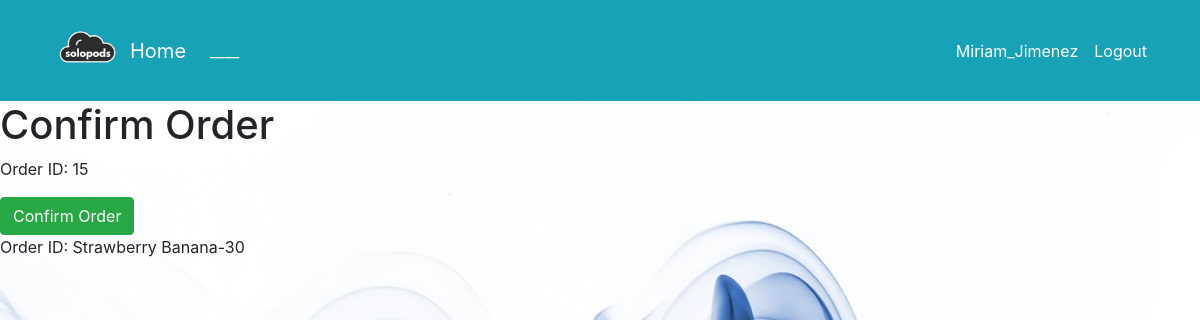
/order/confirm/15/ (signed in), run on an earlier commit of the app's database.
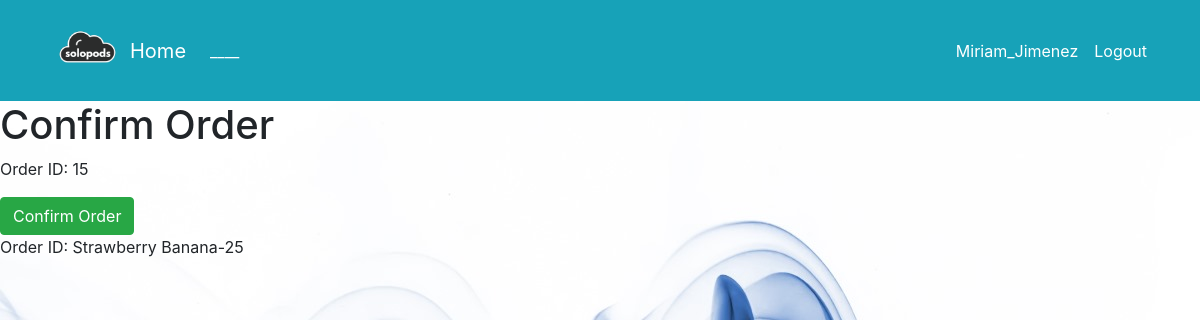
And on a later commit of the database.
### dashboard/models.py (models this page shows, shortened)
class Order(models.Model):
    product = models.ForeignKey(Product, on_delete=models.CASCADE, null=True)
    staff = models.ForeignKey(User, models.CASCADE, null=True)
    order_quantity = models.PositiveIntegerField(null=True)
    date = models.DateTimeField(auto_now_add=True)
    class Meta:
        verbose_name_plural = 'Order'
    confirmed = models.BooleanField(default=False)

class Product(models.Model):
    name = models.CharField(max_length=100, null=True)
    category = models.CharField(max_length=20, choices=CATEGORY, null=True)
    quantity = models.PositiveIntegerField(null=True)
    iva_rate = models.DecimalField(max_digits=5, decimal_places=2, null=True)
    class Meta:
        verbose_name_plural = 'Product'
    def __str__(self):
        return f'{self.name}-{self.quantity}'

### dashboard/views.py (the view)
# urls.py: path('order/confirm/<int:pk>/', views.confirm_order, name='confirm-order'),
@login_required
def confirm_order(request, pk):
    order = get_object_or_404(Order, id=pk)
    if request.method == 'POST':
        order.confirmed = True
        order.save()
        product = order.product
        if order.order_quantity <= product.quantity:
            product.quantity -= order.order_quantity
            product.save()
            messages.success(request, f'Order {order.id} has been confirmed successfully.')
            return redirect('dashboard-order')
        else:
            return HttpResponseBadRequest("Not enough quantity in stock.")
    elif request.method == 'GET':
        context = {
            'order': order,
        }
        return render(request, 'dashboard/confirm_order.html', context)
    else:
        return HttpResponseBadRequest("Invalid request method")

### templates/dashboard/confirm_order.html (shortened to what this page needs)
{% extends 'partials/base.html' %}
{% load crispy_forms_tags %}
{% block content %}
    <h1>Confirm Order</h1>
    <p>Order ID: {{ order.id }}</p>
    <form method="POST" action="{% url 'confirm-order' order.id %}">
        <input type="submit" class="btn btn-success" value="Confirm Order">
        <p>Order ID: {{ order.product }}</p>
    </form>
{% endblock %}

What changed in the data, as far as the page shows it:
changed Order id 15: product "Strawberry Banana-30" → "Strawberry Banana-25"
